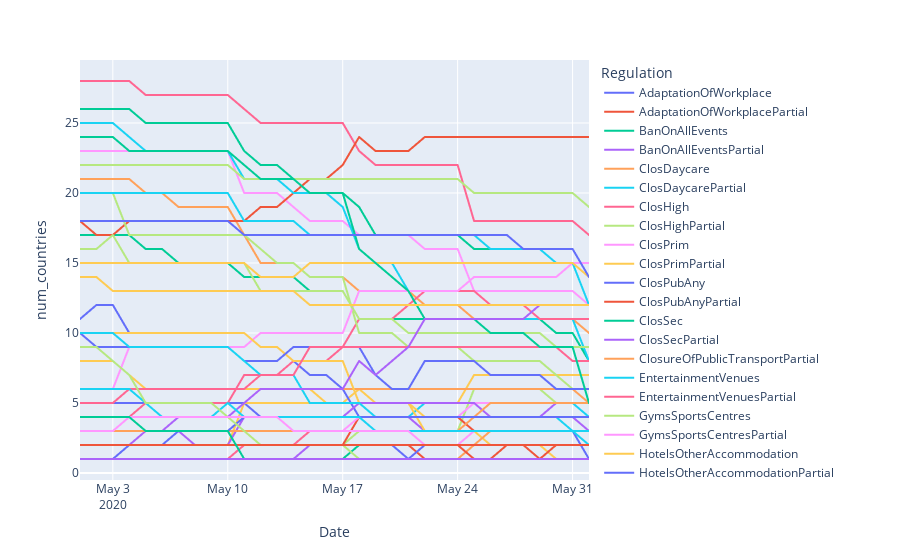

This figure's notebook cell:
### Code cell
fig = px.line(mai_reg_df, x="Date", y="num_countries", color='Regulation')
fig.show()
